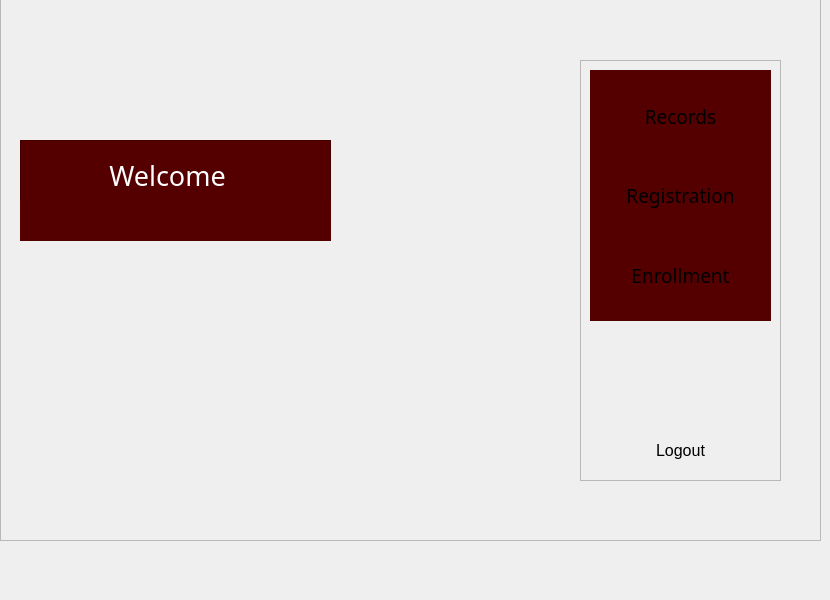
   <widget class="QWidget" name="edacams">
    <widget class="QFrame" name="frame">
     <property name="geometry">
      <rect>
       <x>580</x>
       <y>60</y>
       <width>201</width>
       <height>421</height>
      </rect>
     </property>
     <property name="frameShape">
      <enum>QFrame::StyledPanel</enum>
     </property>
     <property name="frameShadow">
      <enum>QFrame::Raised</enum>
     </property>
     <widget class="QFrame" name="frame_12">
      <property name="enabled">
       <bool>true</bool>
      </property>
      <property name="geometry">
       <rect>
        <x>10</x>
        <y>10</y>
        <width>181</width>
        <height>251</height>
       </rect>
      </property>
      <property name="autoFillBackground">
       <bool>false</bool>
      </property>
      <property name="styleSheet">
       <string notr="true">background-color: rgb(85, 0, 0);</string>
      </property>
      <property name="frameShape">
       <enum>QFrame::NoFrame</enum>
      </property>
      <property name="frameShadow">
       <enum>QFrame::Raised</enum>
      </property>
      <property name="lineWidth">
       <number>0</number>
      </property>
      <layout class="QGridLayout" name="gridLayout_3">
       <item row="2" column="0">
        <widget class="QPushButton" name="onlineRegistration">
         <property name="sizePolicy">
          <sizepolicy hsizetype="Expanding" vsizetype="Expanding">
           <horstretch>0</horstretch>
           <verstretch>0</verstretch>
          </sizepolicy>
         </property>
         <property name="font">
          <font>
           <family>Microsoft JhengHei Light</family>
           <pointsize>14</pointsize>
          </font>
         </property>
         <property name="autoFillBackground">
          <bool>false</bool>
         </property>
         <property name="styleSheet">
          <string notr="true">border-image: url(:/icons/the-button-859346_640.png);</string>
         </property>
         <property name="text">
          <string>Registration</string>
         </property>
         <property name="checkable">
          <bool>false</bool>
         </property>
         <property name="autoDefault">
          <bool>false</bool>
         </property>
         <property name="default">
          <bool>false</bool>
         </property>
         <property name="flat">
          <bool>true</bool>
         </property>
        </widget>
       </item>
       <item row="0" column="0">
        <widget class="QPushButton" name="recStudent">
         <property name="sizePolicy">
          <sizepolicy hsizetype="Expanding" vsizetype="Expanding">
           <horstretch>0</horstretch>
           <verstretch>0</verstretch>
          </sizepolicy>
         </property>
         <property name="font">
          <font>
           <family>Microsoft JhengHei UI Light</family>
           <pointsize>14</pointsize>
          </font>
         </property>
         <property name="autoFillBackground">
          <bool>false</bool>
         </property>
         <property name="styleSheet">
          <string notr="true">border-image: url(:/icons/the-button-859346_640.png);</string>
         </property>
         <property name="text">
          <string>Records</string>
         </property>
         <property name="flat">
          <bool>true</bool>
         </property>
        </widget>
       </item>
       <item row="3" column="0">
        <widget class="QPushButton" name="onlineEnrollment">
         <property name="sizePolicy">
          <sizepolicy hsizetype="Expanding" vsizetype="Expanding">
           <horstretch>0</horstretch>
           <verstretch>0</verstretch>
          </sizepolicy>
         </property>
         <property name="font">
          <font>
           <family>Microsoft JhengHei UI Light</family>
           <pointsize>14</pointsize>
          </font>
         </property>
         <property name="autoFillBackground">
          <bool>false</bool>
         </property>
         <property name="styleSheet">
          <string notr="true">border-image: url(:/icons/the-button-859346_640.png);</string>
         </property>
         <property name="text">
          <string>Enrollment</string>
         </property>
         <property name="flat">
          <bool>true</bool>
         </property>
        </widget>
       </item>
      </layout>
     </widget>
     <widget class="QPushButton" name="logout">
      <property name="geometry">
       <rect>
        <x>50</x>
        <y>360</y>
        <width>101</width>
        <height>61</height>
       </rect>
      </property>
      <property name="font">
       <font>
        <pointsize>12</pointsize>
       </font>
      </property>
      <property name="autoFillBackground">
       <bool>false</bool>
      </property>
      <property name="styleSheet">
       <string notr="true">border-image: url(:/icons/the-button-859346_640.png);</string>
      </property>
      <property name="text">
       <string>Logout</string>
      </property>
      <property name="flat">
       <bool>true</bool>
      </property>
     </widget>
    </widget>
    <widget class="QFrame" name="frame_3">
     <property name="geometry">
      <rect>
       <x>20</x>
       <y>140</y>
       <width>311</width>
       <height>101</height>
      </rect>
     </property>
     <property name="styleSheet">
      <string notr="true">
background-color: rgb(85, 0, 0);</string>
     </property>
     <property name="frameShape">
      <enum>QFrame::StyledPanel</enum>
     </property>
     <property name="frameShadow">
      <enum>QFrame::Raised</enum>
     </property>
     <widget class="QLabel" name="label_3">
      <property name="geometry">
       <rect>
        <x>60</x>
        <y>20</y>
        <width>161</width>
        <height>31</height>
       </rect>
      </property>
      <property name="font">
       <font>
        <family>Microsoft JhengHei UI Light</family>
        <pointsize>20</pointsize>
       </font>
      </property>
      <property name="styleSheet">
       <string notr="true">color: rgb(255, 255, 255);</string>
      </property>
      <property name="text">
       <string>  Welcome</string>
      </property>
      <property name="alignment">
       <set>Qt::AlignCenter</set>
      </property>
     </widget>
     <widget class="QLabel" name="fullname_2">
      <property name="geometry">
       <rect>
        <x>0</x>
        <y>60</y>
        <width>311</width>
        <height>41</height>
       </rect>
      </property>
      <property name="font">
       <font>
        <family>Microsoft JhengHei UI Light</family>
        <pointsize>22</pointsize>
        <weight>50</weight>
        <bold>false</bold>
       </font>
      </property>
      <property name="layoutDirection">
       <enum>Qt::LeftToRight</enum>
      </property>
      <property name="styleSheet">
       <string notr="true">color: rgb(255, 255, 255);</string>
      </property>
      <property name="text">
       <string/>
      </property>
      <property name="alignment">
       <set>Qt::AlignCenter</set>
      </property>
     </widget>
    </widget>
    <widget class="QFrame" name="frame_23">
     <property name="geometry">
      <rect>
       <x>0</x>
       <y>-50</y>
       <width>821</width>
       <height>591</height>
      </rect>
     </property>
     <property name="styleSheet">
      <string notr="true">border-image: url(:/icons/84239945.jpg);</string>
     </property>
     <property name="frameShape">
      <enum>QFrame::StyledPanel</enum>
     </property>
     <property name="frameShadow">
      <enum>QFrame::Raised</enum>
     </property>
    </widget>
    <zorder>frame_23</zorder>
    <zorder>frame</zorder>
    <zorder>frame_3</zorder>
   </widget>
